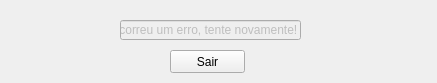
<?xml version="1.0" encoding="UTF-8"?>
<ui version="4.0">
 <class>popup_aviso</class>
 <widget class="QWidget" name="popup_aviso">
  <property name="geometry">
   <rect>
    <x>0</x>
    <y>0</y>
    <width>437</width>
    <height>83</height>
   </rect>
  </property>
  <property name="windowTitle">
   <string>Form</string>
  </property>
  <widget class="QLineEdit" name="error_text">
   <property name="enabled">
    <bool>false</bool>
   </property>
   <property name="geometry">
    <rect>
     <x>120</x>
     <y>20</y>
     <width>181</width>
     <height>20</height>
    </rect>
   </property>
   <property name="text">
    <string>Ocorreu um erro, tente novamente!</string>
   </property>
  </widget>
  <widget class="QPushButton" name="sair_button">
   <property name="geometry">
    <rect>
     <x>170</x>
     <y>50</y>
     <width>75</width>
     <height>23</height>
    </rect>
   </property>
   <property name="text">
    <string>Sair</string>
   </property>
  </widget>
 </widget>
 <resources/>
 <connections/>
</ui>
